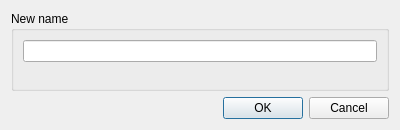
<?xml version="1.0" encoding="UTF-8"?>
<ui version="4.0">
 <class>RenameProcessingStepDialog</class>
 <widget class="QDialog" name="RenameProcessingStepDialog">
  <property name="geometry">
   <rect>
    <x>0</x>
    <y>0</y>
    <width>400</width>
    <height>130</height>
   </rect>
  </property>
  <property name="minimumSize">
   <size>
    <width>400</width>
    <height>130</height>
   </size>
  </property>
  <property name="maximumSize">
   <size>
    <width>400</width>
    <height>130</height>
   </size>
  </property>
  <property name="windowTitle">
   <string>Set video processing step name</string>
  </property>
  <property name="windowIcon">
   <iconset resource="resources.qrc">
    <normaloff>:/images/icons/project_object_32.png</normaloff>:/images/icons/project_object_32.png</iconset>
  </property>
  <layout class="QVBoxLayout" name="verticalLayout">
   <item>
    <widget class="QGroupBox" name="groupBox">
     <property name="title">
      <string>New name</string>
     </property>
     <layout class="QVBoxLayout" name="verticalLayout_2">
      <item>
       <widget class="QLineEdit" name="nameEdit"/>
      </item>
      <item>
       <spacer name="verticalSpacer">
        <property name="orientation">
         <enum>Qt::Vertical</enum>
        </property>
        <property name="sizeHint" stdset="0">
         <size>
          <width>20</width>
          <height>40</height>
         </size>
        </property>
       </spacer>
      </item>
     </layout>
    </widget>
   </item>
   <item>
    <widget class="QDialogButtonBox" name="buttonBox">
     <property name="orientation">
      <enum>Qt::Horizontal</enum>
     </property>
     <property name="standardButtons">
      <set>QDialogButtonBox::Cancel|QDialogButtonBox::Ok</set>
     </property>
    </widget>
   </item>
  </layout>
 </widget>
 <resources>
  <include location="resources.qrc"/>
 </resources>
 <connections>
  <connection>
   <sender>buttonBox</sender>
   <signal>accepted()</signal>
   <receiver>RenameProcessingStepDialog</receiver>
   <slot>accept()</slot>
   <hints>
    <hint type="sourcelabel">
     <x>248</x>
     <y>254</y>
    </hint>
    <hint type="destinationlabel">
     <x>157</x>
     <y>274</y>
    </hint>
   </hints>
  </connection>
  <connection>
   <sender>buttonBox</sender>
   <signal>rejected()</signal>
   <receiver>RenameProcessingStepDialog</receiver>
   <slot>reject()</slot>
   <hints>
    <hint type="sourcelabel">
     <x>316</x>
     <y>260</y>
    </hint>
    <hint type="destinationlabel">
     <x>286</x>
     <y>274</y>
    </hint>
   </hints>
  </connection>
 </connections>
</ui>
